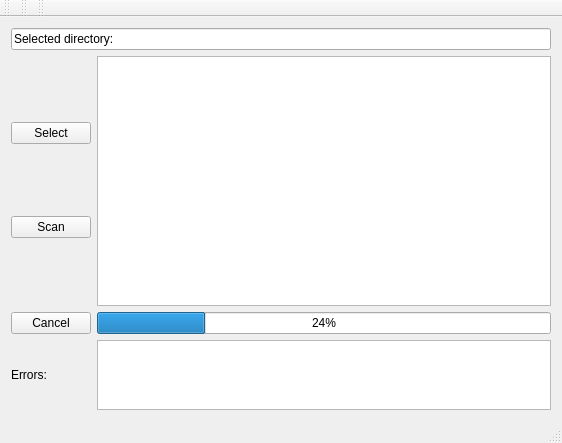
<?xml version="1.0" encoding="UTF-8"?>
<ui version="4.0">
 <class>MainWindow</class>
 <widget class="QMainWindow" name="MainWindow">
  <property name="geometry">
   <rect>
    <x>0</x>
    <y>0</y>
    <width>562</width>
    <height>443</height>
   </rect>
  </property>
  <property name="minimumSize">
   <size>
    <width>562</width>
    <height>443</height>
   </size>
  </property>
  <property name="windowTitle">
   <string>MainWindow</string>
  </property>
  <widget class="QWidget" name="centralWidget">
   <layout class="QGridLayout" name="gridLayout_5">
    <item row="1" column="0">
     <layout class="QGridLayout" name="gridLayout_3">
      <item row="0" column="1">
       <widget class="QLineEdit" name="lineEdit">
        <property name="text">
         <string>Selected directory: </string>
        </property>
        <property name="cursorPosition">
         <number>20</number>
        </property>
        <property name="readOnly">
         <bool>true</bool>
        </property>
       </widget>
      </item>
      <item row="1" column="1">
       <layout class="QGridLayout" name="gridLayout_2">
        <item row="0" column="0">
         <layout class="QGridLayout" name="gridLayout_4">
          <item row="0" column="0">
           <widget class="QPushButton" name="selectButton">
            <property name="text">
             <string>Select</string>
            </property>
           </widget>
          </item>
          <item row="1" column="0">
           <widget class="QPushButton" name="scanButton">
            <property name="text">
             <string>Scan</string>
            </property>
           </widget>
          </item>
         </layout>
        </item>
        <item row="0" column="1">
         <widget class="QTreeView" name="treeView"/>
        </item>
        <item row="1" column="1">
         <widget class="QProgressBar" name="progressBar">
          <property name="value">
           <number>24</number>
          </property>
         </widget>
        </item>
        <item row="1" column="0">
         <widget class="QPushButton" name="cancelButton">
          <property name="text">
           <string>Cancel</string>
          </property>
         </widget>
        </item>
        <item row="2" column="0">
         <widget class="QLabel" name="label">
          <property name="text">
           <string>Errors:</string>
          </property>
         </widget>
        </item>
        <item row="2" column="1">
         <widget class="QListWidget" name="errorList">
          <property name="maximumSize">
           <size>
            <width>16777215</width>
            <height>70</height>
           </size>
          </property>
         </widget>
        </item>
       </layout>
      </item>
     </layout>
    </item>
   </layout>
  </widget>
  <widget class="QMenuBar" name="menuBar">
   <property name="geometry">
    <rect>
     <x>0</x>
     <y>0</y>
     <width>562</width>
     <height>25</height>
    </rect>
   </property>
  </widget>
  <widget class="QToolBar" name="mainToolBar">
   <attribute name="toolBarArea">
    <enum>TopToolBarArea</enum>
   </attribute>
   <attribute name="toolBarBreak">
    <bool>false</bool>
   </attribute>
  </widget>
  <widget class="QStatusBar" name="statusBar"/>
  <widget class="QToolBar" name="toolBar">
   <property name="windowTitle">
    <string>toolBar</string>
   </property>
   <attribute name="toolBarArea">
    <enum>TopToolBarArea</enum>
   </attribute>
   <attribute name="toolBarBreak">
    <bool>false</bool>
   </attribute>
  </widget>
  <widget class="QToolBar" name="toolBar_2">
   <property name="windowTitle">
    <string>toolBar_2</string>
   </property>
   <attribute name="toolBarArea">
    <enum>TopToolBarArea</enum>
   </attribute>
   <attribute name="toolBarBreak">
    <bool>false</bool>
   </attribute>
  </widget>
 </widget>
 <layoutdefault spacing="6" margin="11"/>
 <resources/>
 <connections/>
</ui>
